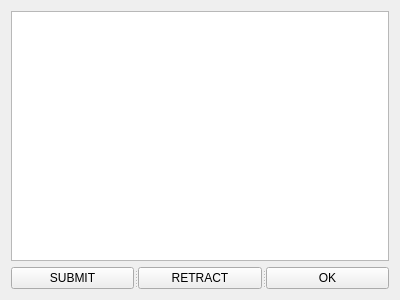
<?xml version="1.0" encoding="UTF-8"?>
<ui version="4.0">
 <class>search_result</class>
 <widget class="QWidget" name="search_result">
  <property name="geometry">
   <rect>
    <x>0</x>
    <y>0</y>
    <width>400</width>
    <height>300</height>
   </rect>
  </property>
  <property name="windowTitle">
   <string>Form</string>
  </property>
  <layout class="QVBoxLayout" name="verticalLayout">
   <item>
    <widget class="QTableView" name="tableView"/>
   </item>
   <item>
    <widget class="QSplitter" name="splitter">
     <property name="orientation">
      <enum>Qt::Horizontal</enum>
     </property>
     <widget class="QPushButton" name="submit">
      <property name="text">
       <string>SUBMIT</string>
      </property>
     </widget>
     <widget class="QPushButton" name="retract">
      <property name="text">
       <string>RETRACT</string>
      </property>
     </widget>
     <widget class="QPushButton" name="pushButton">
      <property name="text">
       <string>OK</string>
      </property>
     </widget>
    </widget>
   </item>
  </layout>
 </widget>
 <resources/>
 <connections/>
</ui>
